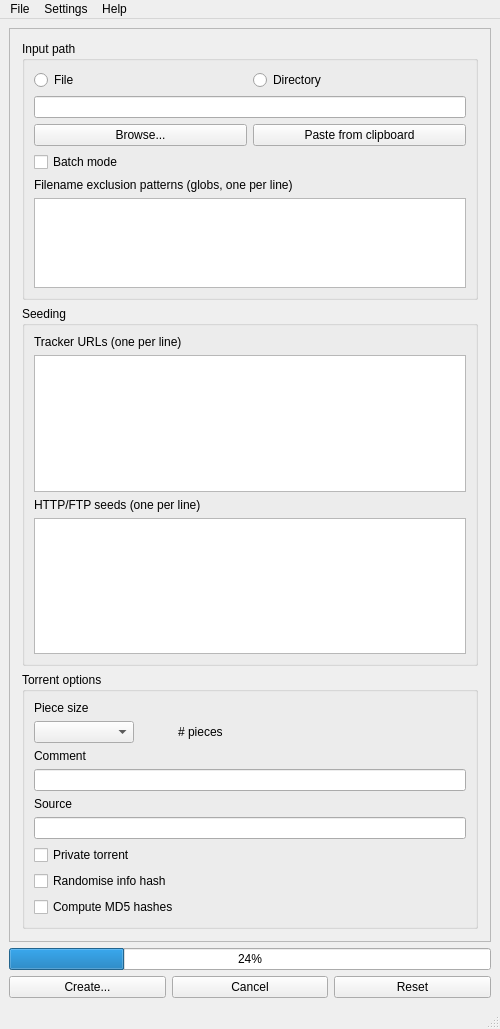
<?xml version="1.0" encoding="UTF-8"?>
<ui version="4.0">
 <class>MainWindow</class>
 <widget class="QMainWindow" name="MainWindow">
  <property name="geometry">
   <rect>
    <x>0</x>
    <y>0</y>
    <width>500</width>
    <height>1029</height>
   </rect>
  </property>
  <property name="sizePolicy">
   <sizepolicy hsizetype="Preferred" vsizetype="Preferred">
    <horstretch>0</horstretch>
    <verstretch>0</verstretch>
   </sizepolicy>
  </property>
  <property name="maximumSize">
   <size>
    <width>16777215</width>
    <height>16777215</height>
   </size>
  </property>
  <property name="windowTitle">
   <string>MainWindow</string>
  </property>
  <widget class="QWidget" name="centralwidget">
   <property name="sizePolicy">
    <sizepolicy hsizetype="Preferred" vsizetype="Preferred">
     <horstretch>0</horstretch>
     <verstretch>0</verstretch>
    </sizepolicy>
   </property>
   <property name="maximumSize">
    <size>
     <width>16777215</width>
     <height>16777215</height>
    </size>
   </property>
   <layout class="QVBoxLayout" name="verticalLayout">
    <item>
     <widget class="QScrollArea" name="scrollArea">
      <property name="sizeAdjustPolicy">
       <enum>QAbstractScrollArea::AdjustToContents</enum>
      </property>
      <property name="widgetResizable">
       <bool>true</bool>
      </property>
      <widget class="QWidget" name="scrollAreaWidgetContents">
       <property name="geometry">
        <rect>
         <x>0</x>
         <y>0</y>
         <width>480</width>
         <height>910</height>
        </rect>
       </property>
       <layout class="QVBoxLayout" name="verticalLayoutMain">
        <property name="leftMargin">
         <number>12</number>
        </property>
        <property name="topMargin">
         <number>12</number>
        </property>
        <property name="rightMargin">
         <number>12</number>
        </property>
        <property name="bottomMargin">
         <number>12</number>
        </property>
        <item>
         <widget class="QGroupBox" name="inputGroupBox">
          <property name="sizePolicy">
           <sizepolicy hsizetype="Preferred" vsizetype="MinimumExpanding">
            <horstretch>0</horstretch>
            <verstretch>1</verstretch>
           </sizepolicy>
          </property>
          <property name="title">
           <string>Input path</string>
          </property>
          <layout class="QGridLayout" name="gridLayout">
           <item row="0" column="0">
            <widget class="QRadioButton" name="fileRadioButton">
             <property name="sizePolicy">
              <sizepolicy hsizetype="Minimum" vsizetype="Fixed">
               <horstretch>0</horstretch>
               <verstretch>0</verstretch>
              </sizepolicy>
             </property>
             <property name="text">
              <string>File</string>
             </property>
            </widget>
           </item>
           <item row="4" column="0">
            <widget class="QCheckBox" name="batchModeCheckBox">
             <property name="toolTip">
              <string>&lt;html&gt;&lt;head/&gt;&lt;body&gt;&lt;p&gt;If enabled, a torrent will be created for each directory and file one level below the input directory. The piece size for each torrent will be determined automatically.&lt;/p&gt;&lt;/body&gt;&lt;/html&gt;</string>
             </property>
             <property name="text">
              <string>Batch mode</string>
             </property>
            </widget>
           </item>
           <item row="5" column="0" colspan="4">
            <widget class="QLabel" name="excludeLabel">
             <property name="sizePolicy">
              <sizepolicy hsizetype="Preferred" vsizetype="Fixed">
               <horstretch>0</horstretch>
               <verstretch>0</verstretch>
              </sizepolicy>
             </property>
             <property name="text">
              <string>Filename exclusion patterns (globs, one per line)</string>
             </property>
            </widget>
           </item>
           <item row="6" column="0" colspan="4">
            <widget class="QPlainTextEdit" name="excludeEdit">
             <property name="enabled">
              <bool>true</bool>
             </property>
             <property name="sizePolicy">
              <sizepolicy hsizetype="Expanding" vsizetype="MinimumExpanding">
               <horstretch>0</horstretch>
               <verstretch>0</verstretch>
              </sizepolicy>
             </property>
             <property name="minimumSize">
              <size>
               <width>0</width>
               <height>90</height>
              </size>
             </property>
             <property name="maximumSize">
              <size>
               <width>16777215</width>
               <height>16777215</height>
              </size>
             </property>
             <property name="sizeAdjustPolicy">
              <enum>QAbstractScrollArea::AdjustToContents</enum>
             </property>
            </widget>
           </item>
           <item row="1" column="0" colspan="4">
            <widget class="QLineEdit" name="inputEdit">
             <property name="text">
              <string/>
             </property>
             <property name="dragEnabled">
              <bool>true</bool>
             </property>
             <property name="readOnly">
              <bool>true</bool>
             </property>
            </widget>
           </item>
           <item row="2" column="0" colspan="4">
            <layout class="QHBoxLayout" name="horizontalLayout_inputButtons">
             <property name="sizeConstraint">
              <enum>QLayout::SetDefaultConstraint</enum>
             </property>
             <item>
              <widget class="QPushButton" name="browseButton">
               <property name="sizePolicy">
                <sizepolicy hsizetype="Preferred" vsizetype="Fixed">
                 <horstretch>0</horstretch>
                 <verstretch>0</verstretch>
                </sizepolicy>
               </property>
               <property name="text">
                <string>Browse...</string>
               </property>
              </widget>
             </item>
             <item>
              <widget class="QPushButton" name="pasteButton">
               <property name="sizePolicy">
                <sizepolicy hsizetype="Preferred" vsizetype="Fixed">
                 <horstretch>0</horstretch>
                 <verstretch>0</verstretch>
                </sizepolicy>
               </property>
               <property name="text">
                <string>Paste from clipboard</string>
               </property>
              </widget>
             </item>
            </layout>
           </item>
           <item row="0" column="2">
            <widget class="QRadioButton" name="directoryRadioButton">
             <property name="sizePolicy">
              <sizepolicy hsizetype="Minimum" vsizetype="Fixed">
               <horstretch>0</horstretch>
               <verstretch>0</verstretch>
              </sizepolicy>
             </property>
             <property name="text">
              <string>Directory</string>
             </property>
            </widget>
           </item>
          </layout>
         </widget>
        </item>
        <item>
         <widget class="QGroupBox" name="seedingGroupBox">
          <property name="sizePolicy">
           <sizepolicy hsizetype="Preferred" vsizetype="MinimumExpanding">
            <horstretch>0</horstretch>
            <verstretch>2</verstretch>
           </sizepolicy>
          </property>
          <property name="title">
           <string>Seeding</string>
          </property>
          <layout class="QVBoxLayout" name="verticalLayout_2">
           <item>
            <widget class="QLabel" name="trackerLabel">
             <property name="sizePolicy">
              <sizepolicy hsizetype="Preferred" vsizetype="Fixed">
               <horstretch>0</horstretch>
               <verstretch>0</verstretch>
              </sizepolicy>
             </property>
             <property name="text">
              <string>Tracker URLs (one per line)</string>
             </property>
            </widget>
           </item>
           <item>
            <widget class="QPlainTextEdit" name="trackerEdit">
             <property name="sizePolicy">
              <sizepolicy hsizetype="Expanding" vsizetype="MinimumExpanding">
               <horstretch>0</horstretch>
               <verstretch>1</verstretch>
              </sizepolicy>
             </property>
             <property name="minimumSize">
              <size>
               <width>0</width>
               <height>90</height>
              </size>
             </property>
             <property name="maximumSize">
              <size>
               <width>16777215</width>
               <height>16777215</height>
              </size>
             </property>
             <property name="sizeAdjustPolicy">
              <enum>QAbstractScrollArea::AdjustToContents</enum>
             </property>
            </widget>
           </item>
           <item>
            <widget class="QLabel" name="webSeedLabel">
             <property name="sizePolicy">
              <sizepolicy hsizetype="Preferred" vsizetype="Fixed">
               <horstretch>0</horstretch>
               <verstretch>0</verstretch>
              </sizepolicy>
             </property>
             <property name="text">
              <string>HTTP/FTP seeds (one per line)</string>
             </property>
            </widget>
           </item>
           <item>
            <widget class="QPlainTextEdit" name="webSeedEdit">
             <property name="sizePolicy">
              <sizepolicy hsizetype="Expanding" vsizetype="MinimumExpanding">
               <horstretch>0</horstretch>
               <verstretch>1</verstretch>
              </sizepolicy>
             </property>
             <property name="minimumSize">
              <size>
               <width>0</width>
               <height>90</height>
              </size>
             </property>
             <property name="maximumSize">
              <size>
               <width>16777215</width>
               <height>16777215</height>
              </size>
             </property>
             <property name="sizeAdjustPolicy">
              <enum>QAbstractScrollArea::AdjustToContents</enum>
             </property>
            </widget>
           </item>
          </layout>
         </widget>
        </item>
        <item>
         <widget class="QGroupBox" name="optionGroupBox">
          <property name="sizePolicy">
           <sizepolicy hsizetype="Preferred" vsizetype="Fixed">
            <horstretch>0</horstretch>
            <verstretch>0</verstretch>
           </sizepolicy>
          </property>
          <property name="title">
           <string>Torrent options</string>
          </property>
          <layout class="QGridLayout" name="gridLayout_2">
           <item row="3" column="0">
            <widget class="QComboBox" name="pieceSizeComboBox">
             <property name="maximumSize">
              <size>
               <width>100</width>
               <height>16777215</height>
              </size>
             </property>
            </widget>
           </item>
           <item row="3" column="1">
            <widget class="QLabel" name="pieceCountLabel">
             <property name="sizePolicy">
              <sizepolicy hsizetype="Preferred" vsizetype="Fixed">
               <horstretch>0</horstretch>
               <verstretch>0</verstretch>
              </sizepolicy>
             </property>
             <property name="text">
              <string># pieces</string>
             </property>
            </widget>
           </item>
           <item row="10" column="0" colspan="2">
            <widget class="QCheckBox" name="md5CheckBox">
             <property name="toolTip">
              <string>&lt;html&gt;&lt;head/&gt;&lt;body&gt;&lt;p&gt;This is not used by BitTorrent at all, but it is included by some programs for greater compatibility.&lt;/p&gt;&lt;/body&gt;&lt;/html&gt;</string>
             </property>
             <property name="text">
              <string>Compute MD5 hashes</string>
             </property>
            </widget>
           </item>
           <item row="8" column="0" colspan="2">
            <widget class="QCheckBox" name="privateTorrentCheckBox">
             <property name="toolTip">
              <string>&lt;html&gt;&lt;head/&gt;&lt;body&gt;&lt;p&gt;If enabled, clients will not use DHT or Peer Exchange to discover peers or transfer data. Make sure to enable this option for private trackers.&lt;/p&gt;&lt;/body&gt;&lt;/html&gt;</string>
             </property>
             <property name="text">
              <string>Private torrent</string>
             </property>
            </widget>
           </item>
           <item row="2" column="0">
            <widget class="QLabel" name="pieceSizeLabel">
             <property name="sizePolicy">
              <sizepolicy hsizetype="Preferred" vsizetype="Fixed">
               <horstretch>0</horstretch>
               <verstretch>0</verstretch>
              </sizepolicy>
             </property>
             <property name="text">
              <string>Piece size</string>
             </property>
            </widget>
           </item>
           <item row="4" column="0">
            <widget class="QLabel" name="commentLabel">
             <property name="sizePolicy">
              <sizepolicy hsizetype="Preferred" vsizetype="Fixed">
               <horstretch>0</horstretch>
               <verstretch>0</verstretch>
              </sizepolicy>
             </property>
             <property name="text">
              <string>Comment</string>
             </property>
            </widget>
           </item>
           <item row="5" column="0" colspan="2">
            <widget class="QLineEdit" name="commentEdit"/>
           </item>
           <item row="7" column="0" colspan="2">
            <widget class="QLineEdit" name="sourceEdit">
             <property name="toolTip">
              <string>&lt;html&gt;&lt;head/&gt;&lt;body&gt;&lt;p&gt;An optional source string that wil be added to the info dictionary. Useful for creating torrents with unique info hashes for private trackers.&lt;/p&gt;&lt;/body&gt;&lt;/html&gt;</string>
             </property>
            </widget>
           </item>
           <item row="6" column="0">
            <widget class="QLabel" name="sourceLabel">
             <property name="sizePolicy">
              <sizepolicy hsizetype="Preferred" vsizetype="Fixed">
               <horstretch>0</horstretch>
               <verstretch>0</verstretch>
              </sizepolicy>
             </property>
             <property name="text">
              <string>Source</string>
             </property>
            </widget>
           </item>
           <item row="9" column="0">
            <widget class="QCheckBox" name="randomizeInfoHashCheckBox">
             <property name="toolTip">
              <string>&lt;html&gt;&lt;head/&gt;&lt;body&gt;&lt;p&gt;If enabled, this adds an entropy field to the info section of the metainfo and sets it to a random integer, to help with cross-seeding.&lt;/p&gt;&lt;/body&gt;&lt;/html&gt;</string>
             </property>
             <property name="text">
              <string>Randomise info hash</string>
             </property>
            </widget>
           </item>
          </layout>
         </widget>
        </item>
       </layout>
      </widget>
     </widget>
    </item>
    <item>
     <widget class="QProgressBar" name="progressBar">
      <property name="value">
       <number>24</number>
      </property>
     </widget>
    </item>
    <item>
     <layout class="QHBoxLayout" name="horizontalLayout">
      <item>
       <widget class="QPushButton" name="createButton">
        <property name="text">
         <string>Create...</string>
        </property>
       </widget>
      </item>
      <item>
       <widget class="QPushButton" name="cancelButton">
        <property name="text">
         <string>Cancel</string>
        </property>
       </widget>
      </item>
      <item>
       <widget class="QPushButton" name="resetButton">
        <property name="text">
         <string>Reset</string>
        </property>
       </widget>
      </item>
     </layout>
    </item>
   </layout>
  </widget>
  <widget class="QMenuBar" name="menubar">
   <property name="geometry">
    <rect>
     <x>0</x>
     <y>0</y>
     <width>500</width>
     <height>21</height>
    </rect>
   </property>
   <widget class="QMenu" name="menuFile">
    <property name="title">
     <string>File</string>
    </property>
    <addaction name="actionImportProfile"/>
    <addaction name="actionExportProfile"/>
    <addaction name="separator"/>
    <addaction name="actionQuit"/>
   </widget>
   <widget class="QMenu" name="menuHelp">
    <property name="title">
     <string>Help</string>
    </property>
    <addaction name="actionAbout"/>
   </widget>
   <widget class="QMenu" name="menuSettings">
    <property name="title">
     <string>Settings</string>
    </property>
    <widget class="QMenu" name="menuMediainfo">
     <property name="title">
      <string>Mediainfo</string>
     </property>
     <addaction name="actionToggleMediainfo"/>
    </widget>
    <addaction name="menuMediainfo"/>
   </widget>
   <addaction name="menuFile"/>
   <addaction name="menuSettings"/>
   <addaction name="menuHelp"/>
  </widget>
  <widget class="QStatusBar" name="statusbar"/>
  <action name="actionImportProfile">
   <property name="text">
    <string>Import profile...</string>
   </property>
   <property name="shortcut">
    <string>Ctrl+O</string>
   </property>
  </action>
  <action name="actionExportProfile">
   <property name="text">
    <string>Export profile...</string>
   </property>
   <property name="shortcut">
    <string>Ctrl+S</string>
   </property>
  </action>
  <action name="actionAbout">
   <property name="text">
    <string>About</string>
   </property>
   <property name="shortcut">
    <string>F1</string>
   </property>
  </action>
  <action name="actionQuit">
   <property name="text">
    <string>Quit</string>
   </property>
   <property name="shortcut">
    <string>Ctrl+Q</string>
   </property>
  </action>
  <action name="actionSet_location">
   <property name="text">
    <string>Set location</string>
   </property>
  </action>
  <action name="actionToggleMediainfo">
   <property name="checkable">
    <bool>true</bool>
   </property>
   <property name="text">
    <string>Enable</string>
   </property>
  </action>
 </widget>
 <resources/>
 <connections/>
</ui>
